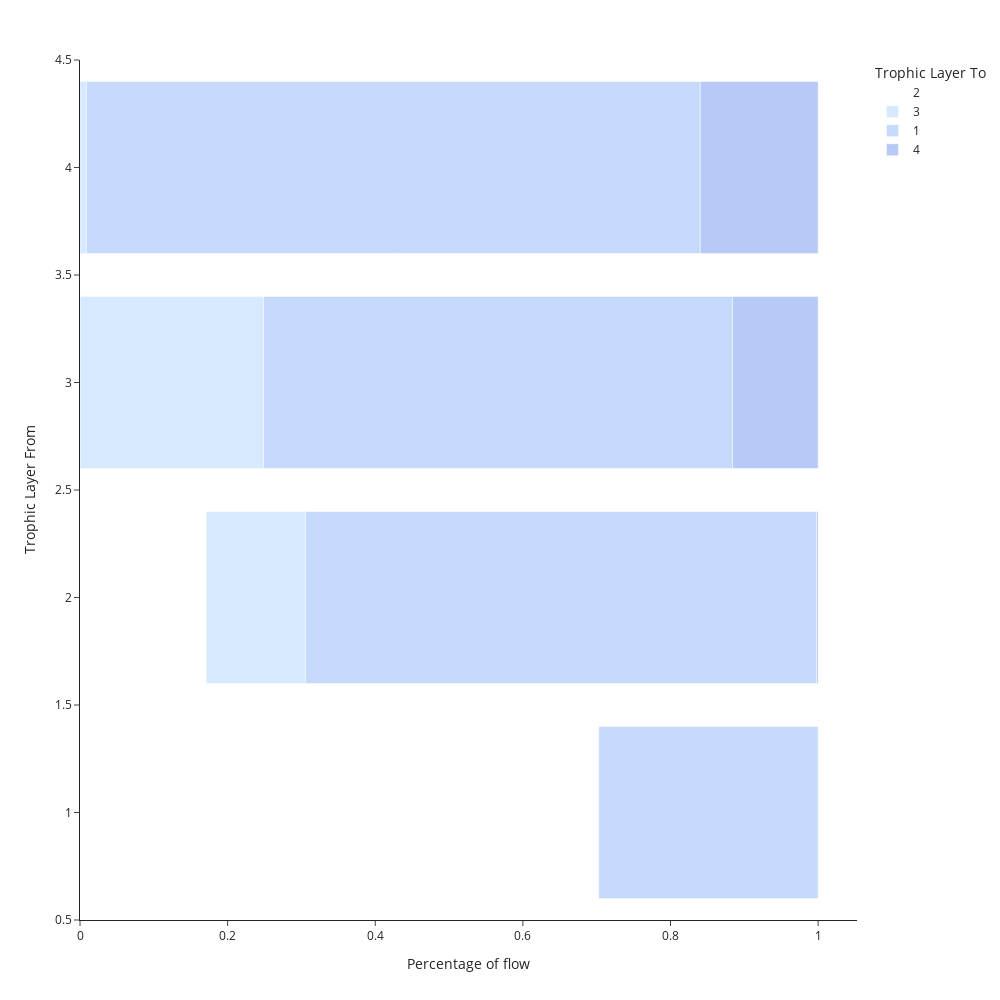

Notebook code cell kept with this figure:
### Markdown cell above
Example:

### Code cell
fw.draw_trophic_flows_distribution(foodweb)

### Figure 1 — Plotly figure (JSON) as saved in the notebook; plotly's stock layout.template omitted (floating-point values rounded to 4 significant figures)
{"data": [{"alignmentgroup": "True", "customdata": [[2, "2", 0.171], [3, "2", 0.0001409], [1, "2", 0.7023]], "hovertemplate": "Trophic Layer To=%{customdata[1]:d}<br>Percentage of flow=%{customdata[2]:.4f}<br>Trophic Layer From=%{customdata[0]:d}<extra></extra>", "legendgroup": "2", "marker": {"color": "rgb(255, 255, 255)"}, "name": "2", "offsetgroup": "2", "orientation": "h", "showlegend": true, "textposition": "auto", "type": "bar", "x": [0.171, 0.0001409, 0.7023], "xaxis": "x", "y": [2, 3, 1], "yaxis": "y"}, {"alignmentgroup": "True", "customdata": [[2, "3", 0.1345], [3, "3", 0.2484], [4, "3", 0.00886], [1, "3", 0.0004938]], "hovertemplate": "Trophic Layer To=%{customdata[1]:d}<br>Percentage of flow=%{customdata[2]:.4f}<br>Trophic Layer From=%{customdata[0]:d}<extra></extra>", "legendgroup": "3", "marker": {"color": "rgb(214, 233, 255)"}, "name": "3", "offsetgroup": "3", "orientation": "h", "showlegend": true, "textposition": "auto", "type": "bar", "x": [0.1345, 0.2484, 0.00886, 0.0004938], "xaxis": "x", "y": [2, 3, 4, 1], "yaxis": "y"}, {"alignmentgroup": "True", "customdata": [[2, "1", 0.6924], [3, "1", 0.6355], [4, "1", 0.8314], [1, "1", 0.2972]], "hovertemplate": "Trophic Layer To=%{customdata[1]:d}<br>Percentage of flow=%{customdata[2]:.4f}<br>Trophic Layer From=%{customdata[0]:d}<extra></extra>", "legendgroup": "1", "marker": {"color": "rgb(197, 218, 251)"}, "name": "1", "offsetgroup": "1", "orientation": "h", "showlegend": true, "textposition": "auto", "type": "bar", "x": [0.6924, 0.6355, 0.8314, 0.2972], "xaxis": "x", "y": [2, 3, 4, 1], "yaxis": "y"}, {"alignmentgroup": "True", "customdata": [[3, "4", 0.116], [2, "4", 0.002186], [4, "4", 0.1597]], "hovertemplate": "Trophic Layer To=%{customdata[1]:d}<br>Percentage of flow=%{customdata[2]:.4f}<br>Trophic Layer From=%{customdata[0]:d}<extra></extra>", "legendgroup": "4", "marker": {"color": "rgb(182, 201, 247)"}, "name": "4", "offsetgroup": "4", "orientation": "h", "showlegend": true, "textposition": "auto", "type": "bar", "x": [0.116, 0.002186, 0.1597], "xaxis": "x", "y": [3, 2, 4], "yaxis": "y"}], "layout": {"barmode": "relative", "height": 1000, "legend": {"title": {"text": "Trophic Layer To"}, "tracegroupgap": 0}, "margin": {"t": 60}, "width": 1000, "xaxis": {"anchor": "y", "autorange": true, "domain": [0, 1], "range": [0, 1.053], "title": {"text": "Percentage of flow"}, "type": "linear"}, "yaxis": {"anchor": "x", "autorange": true, "domain": [0, 1], "range": [0.5, 4.5], "title": {"text": "Trophic Layer From"}, "type": "linear"}}}
